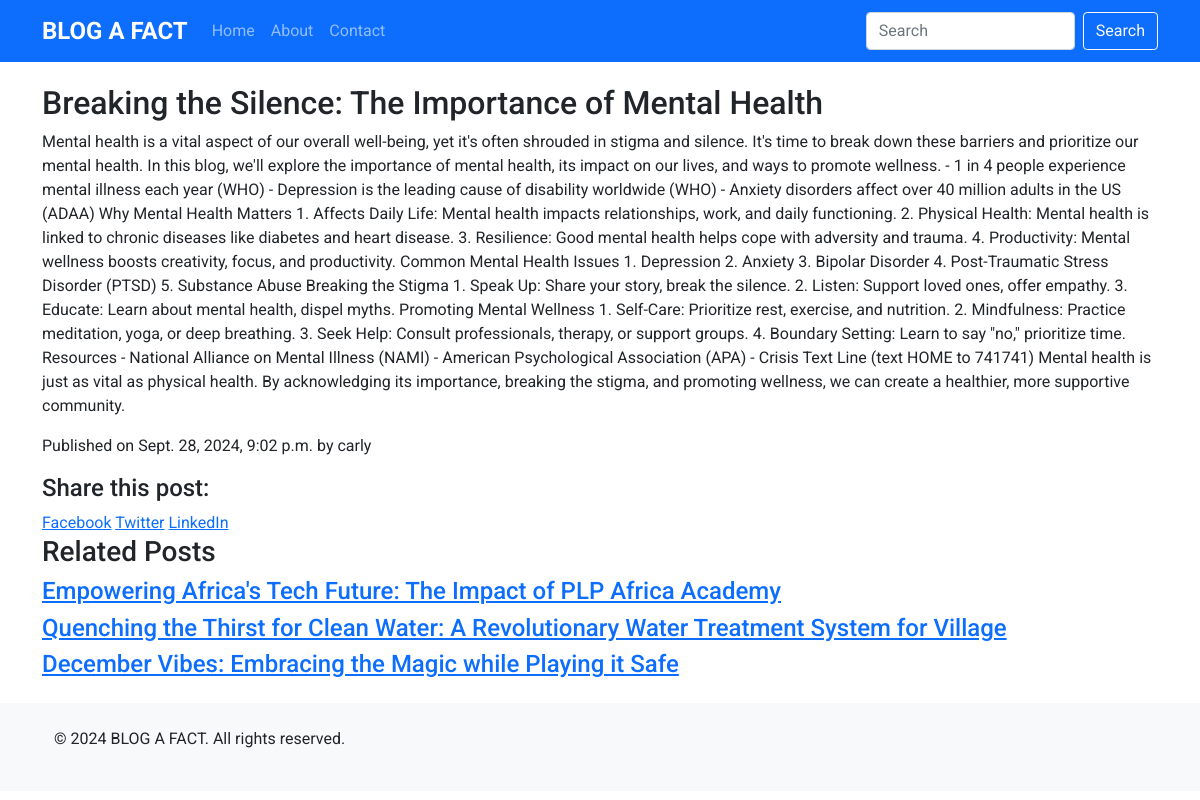
/post/5/, run on the app's committed database.
### blog/models.py (models this page shows, shortened)
class Post(models.Model):
    title = models.CharField(max_length=200)
    content = models.TextField()
    pub_date = models.DateTimeField(auto_now_add=True)
    author = models.ForeignKey(User, on_delete=models.CASCADE)
    category = models.ForeignKey(Category, on_delete=models.SET_NULL, null=True)

### blog/views.py (the view)
# urls.py: path('post/<int:pk>/', views.post_detail, name='post_detail'),
def post_detail(request, pk):
    post = get_object_or_404(Post, pk=pk)
    related_posts = Post.objects.filter(category=post.category).exclude(pk=pk)[:3]
    return render(request, 'blog/post_detail.html', {'post': post, 'related_posts': related_posts})

### blog/templates/blog/post_detail.html (shortened to what this page needs)
{% extends 'blog/base.html' %}
{% block content %}
    <article>
        <h2>{{ post.title }}</h2>
        <p>{{ post.content }}</p>
        <p>Published on {{ post.pub_date }} by {{ post.author }}</p>
    </article>
        <h4>Share this post:</h4>
        <a href="https://www.facebook.com/sharer/sharer.php?u={{ request.build_absolute_uri }}" target="_blank">Facebook</a>
        <a href="https://twitter.com/intent/tweet?url={{ request.build_absolute_uri }}&text={{ post.title }}" target="_blank">Twitter</a>
        <a href="https://www.linkedin.com/shareArticle?mini=true&url={{ request.build_absolute_uri }}&title={{ post.title }}" target="_blank">LinkedIn</a>
        <h3>Related Posts</h3>
        {% for related_post in related_posts %}
            <article>
                <h4><a href="{% url 'post_detail' pk=related_post.pk %}">{{ related_post.title }}</a></h4>
            </article>
        {% empty %}
            <p>No related posts found.</p>
        {% endfor %}
{% endblock %}

### blog/templates/blog/base.html (style rules this page uses)
body { font-family: 'Roboto', sans-serif; padding-top: 60px; }

### data on the page
Post: title "Breaking the Silence: The Importance of Mental Health", content "Mental health is a vital aspect of our overall well-being, yet it's often shrouded in stigma and silence. It's time to break down these barriers and prioritize our mental health. In this blog, we'll explore the importance of mental health, its impact on our lives, and ways to promote wellness. - 1 in 4 people experience mental illness each year (WHO) - Depression is the leading cause of disability worldwide (WHO) - Anxiety disorders affect over 40 million adults in the US (ADAA) Why Mental Health Matters 1. Affects Daily Life: Mental health impacts relationships, work, and daily functioning. 2. Physical Health: Mental health is linked to chronic diseases like diabetes and heart disease. 3.…", pub_date "Sept. 28, 2024, 9:02 p.m.", author "carly"
Post: title "Empowering Africa's Tech Future: The Impact of PLP Africa Academy"
Post: title "Quenching the Thirst for Clean Water: A Revolutionary Water Treatment System for Village"
Post: title "December Vibes: Embracing the Magic while Playing it Safe"
